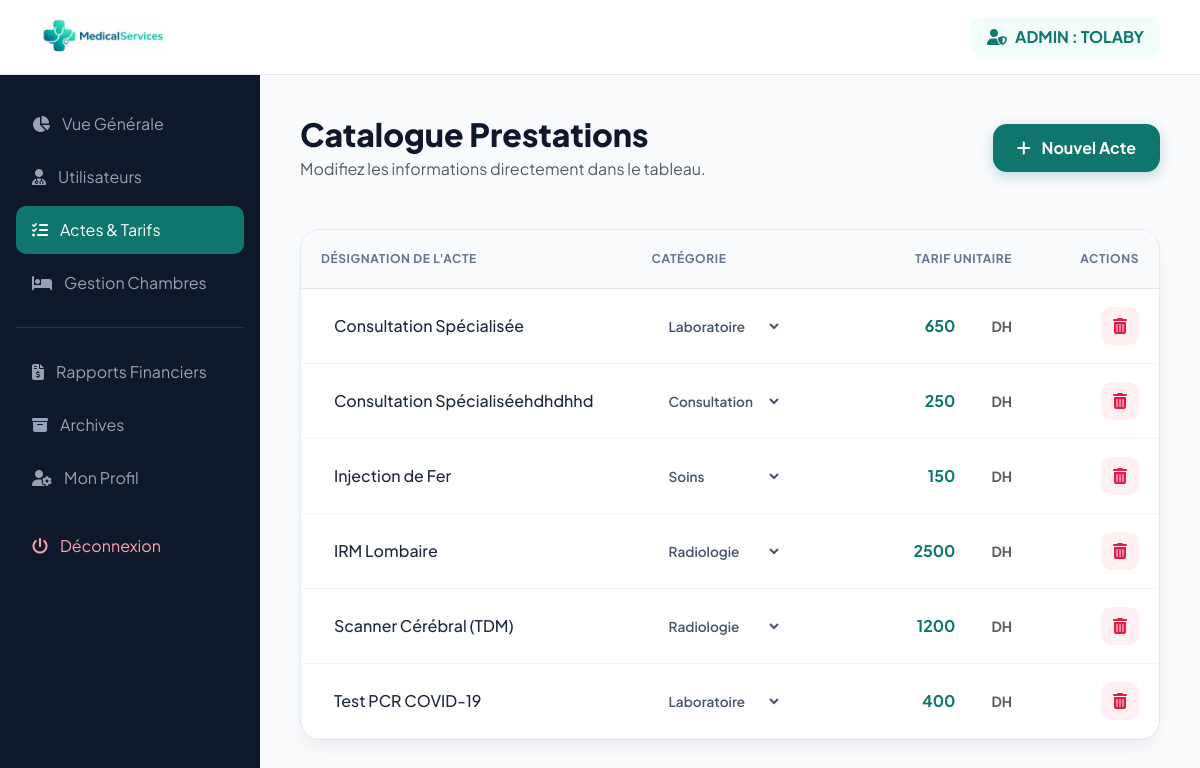
The app's page /connexion_admin/prestations.php (signed in) with its own data.
### tables this page shows
CREATE TABLE `utilisateurs` (
  `id_user` int(11) NOT NULL,
  `cin` varchar(255) NOT NULL,
  `matricule` varchar(255) NOT NULL,
  `nom` varchar(50) DEFAULT NULL,
  `prenom` varchar(50) DEFAULT NULL,
  `email` varchar(50) DEFAULT NULL,
  `mot_de_passe` varchar(255) DEFAULT NULL,
  `telephone` int(11) NOT NULL,
  `adresse` text NOT NULL,
  `photo` varchar(255) NOT NULL DEFAULT '''default_avatar.png''',
  `role` enum('infirmier','admin','medecin','secretaire') DEFAULT NULL,
  `specialite` varchar(255) NOT NULL DEFAULT 'Généraliste',
  `statut_compte` enum('actif','suspendu','conge') NOT NULL,
  `date_embauche` date NOT NULL DEFAULT current_timestamp(),
  `derniere_connexion` datetime DEFAULT NULL,
  `created_at` timestamp NOT NULL DEFAULT current_timestamp()
);

CREATE TABLE `prestations` (
  `id_prestation` int(11) NOT NULL,
  `nom_prestation` varchar(255) NOT NULL,
  `categorie` varchar(255) NOT NULL,
  `prix_unitaire` decimal(10,0) NOT NULL
);

### connexion_admin/prestations.php (the view, shortened to what this page needs)
<?php
include("../config/connexion.php");
$user_id = $_SESSION['user_id'];
$stmt_admin = $pdo->prepare("SELECT nom, prenom FROM utilisateurs WHERE id_user = ?");
$stmt_admin->execute([$user_id]);
$admin = $stmt_admin->fetch(PDO::FETCH_ASSOC);
$stmt = $pdo->query("SELECT * FROM prestations ORDER BY nom_prestation ASC");
$prestations = $stmt->fetchAll(PDO::FETCH_ASSOC);
?>
<!DOCTYPE html>
<html lang="fr">
<head>
    <link rel="stylesheet" href="https://cdnjs.cloudflare.com/ajax/libs/font-awesome/6.5.0/css/all.min.css">
    <link href="https://cdn.jsdelivr.net/npm/bootstrap@5.3.2/dist/css/bootstrap.min.css" rel="stylesheet">
</head>
<body>
<header>
    <img src="../images/logo_app2.png" alt="Logo" style="height: 40px;">
    <div style="background: #f0fdfa; color: var(--primary); padding: 8px 16px; border-radius: 12px; font-weight: 700;">
        <i class="fa-solid fa-user-shield me-2"></i>ADMIN : <?= strtoupper($admin['nom']) ?>
    </div>
</header>
<aside class="sidebar">
        <a href="dashboard_admin.php"><i class="fa-solid fa-chart-pie"></i> Vue Générale</a>
        <a href="utilisateurs.php"><i class="fa-solid fa-user-md"></i> Utilisateurs</a>
        <a href="prestations.php" class="active"><i class="fa-solid fa-list-check"></i> Actes & Tarifs</a>
        <a href="../chambres/gestion_chambres.php"><i class="fa-solid fa-bed"></i> Gestion Chambres</a>
        <div style="height: 1px; background: rgba(255,255,255,0.1); margin: 20px 0;"></div>
        <a href="facturation_list.php"><i class="fa-solid fa-file-invoice-dollar"></i> Rapports Financiers</a>
         <a href="archives.php">
            <i class="fa-solid fa-box-archive"></i> Archives
        </a>
        <a href="profil.php" class="<?= basename($_SERVER['PHP_SELF']) == 'profil.php' ? 'active' : '' ?>">
        <i class="fa-solid fa-user-gear"></i> Mon Profil
        </a>
        <a href="../connexio_utilisateur/login.php" style="color: #fda4af; margin-top: 20px;"><i class="fa-solid fa-power-off"></i> Déconnexion</a>
    </aside>
<div class="main-wrapper">
    <main class="content-container">
        <div class="d-flex justify-content-between align-items-center mb-5">
            <div>
                <h2 style="font-weight: 800; color: #0f172a; margin-bottom: 4px;">Catalogue Prestations</h2>
                <p class="text-muted mb-0">Modifiez les informations directement dans le tableau.</p>
            </div>
            <a href="ajouter_prestation.php" class="btn-add-modern">
                <i class="fa-solid fa-plus me-2"></i> Nouvel Acte
            </a>
        </div>
        <div class="table-card">
            <table class="table table-borderless mb-0">
                <thead>
                    <tr>
                        <th style="width: 40%">Désignation de l'acte</th>
                        <th style="width: 25%">Catégorie</th>
                        <th style="width: 20%" class="text-end">Tarif Unitaire</th>
                        <th style="width: 15%" class="text-end">Actions</th>
                    </tr>
                </thead>
                <tbody>
                    <?php foreach($prestations as $p): ?>
                    <tr id="row-<?= $p['id_prestation'] ?>">
                        <td>
                            <input type="text" class="inline-input item-nom" value="<?= htmlspecialchars($p['nom_prestation']) ?>" data-id="<?= $p['id_prestation'] ?>">
                        </td>
                        <td>
                            <select class="inline-input cat-select item-cat" data-id="<?= $p['id_prestation'] ?>">
                                <option value="Consultation" <?= $p['categorie']=='Consultation'?'selected':'' ?>>Consultation</option>
                                <option value="Laboratoire" <?= $p['categorie']=='Laboratoire'?'selected':'' ?>>Laboratoire</option>
                                <option value="Radiologie" <?= $p['categorie']=='Radiologie'?'selected':'' ?>>Radiologie</option>
                                <option value="Soins" <?= $p['categorie']=='Soins'?'selected':'' ?>>Soins</option>
                            </select>
                        </td>
                        <td class="text-end">
                            <div class="d-flex align-items-center justify-content-end">
                                <input type="number" step="0.01" class="inline-input price-input item-prix" value="<?= $p['prix_unitaire'] ?>" data-id="<?= $p['id_prestation'] ?>">
                                <span class="ms-2 fw-bold text-muted small">DH</span>
                            </div>
                        </td>
                        <td class="text-end">
                            <button class="action-btn delete-btn" onclick="confirmDelete(<?= $p['id_prestation'] ?>)" title="Supprimer">
                                <i class="fa-solid fa-trash-can"></i>
                            </button>
                        </td>
                    </tr>
                    <?php endforeach; ?>
                </tbody>
            </table>
        </div>
    </main>
</div>
</body>
</html>

### connexion_admin/prestations.php (style rules this page uses)
:root { --primary: #0f766e; --sidebar-bg: #0f172a; --bg-body: #f8fafc; --border-color: #e2e8f0; }
body { background: var(--bg-body); font-family: 'Plus Jakarta Sans', sans-serif; display: flex; min-height: 100vh; }
header { background: #ffffff; padding: 0 40px; height: 75px; display: flex; justify-content: space-between; align-items: center; border-bottom: 1px solid var(--border-color); position: fixed; width: 100%; top: 0; z-index: 1050; }
.sidebar { width: 260px; background: var(--sidebar-bg); height: 100vh; position: fixed; top: 0; padding: 100px 16px 24px; z-index: 1000; }
.sidebar a { display: flex; align-items: center; gap: 12px; color: #94a3b8; text-decoration: none; padding: 12px 16px; border-radius: 10px; margin-bottom: 5px; transition: 0.3s; }
.sidebar a:hover, .sidebar a.active { background: var(--primary); color: #ffffff; }
.main-wrapper { flex: 1; margin-left: 260px; padding-top: 75px; }
.content-container { padding: 40px; }
.table-card { background: white; border-radius: 20px; border: 1px solid var(--border-color); box-shadow: 0 10px 15px -3px rgba(0,0,0,0.05); overflow: hidden; }
.table thead th { background: #f8fafc; padding: 20px; font-size: 0.75rem; text-transform: uppercase; letter-spacing: 0.05em; color: #64748b; border-bottom: 1px solid var(--border-color); }
.table tbody td { padding: 16px 20px; vertical-align: middle; border-bottom: 1px solid #f1f5f9; }
.inline-input { border: 1px solid transparent; background: transparent; padding: 8px 12px; font-weight: 500; width: 100%; transition: all 0.2s; color: #1e293b; border-radius: 8px; }
.price-input { color: var(--primary) !important; font-weight: 700 !important; width: 120px; text-align: right; }
.cat-select { font-size: 0.85rem; font-weight: 600; color: #475569; width: auto; }
.action-btn { width: 38px; height: 38px; border-radius: 10px; display: inline-flex; align-items: center; justify-content: center; border: none; transition: all 0.2s; cursor: pointer; }
.delete-btn { background: #fff1f2; color: #e11d48; }
.btn-add-modern { background: var(--primary); color: white; padding: 12px 24px; border-radius: 14px; font-weight: 700; text-decoration: none; box-shadow: 0 4px 12px rgba(15, 118, 110, 0.25); transition: 0.3s; }

### records on screen
utilisateurs: nom "TOLABY"
prestations: nom_prestation "Consultation Spécialisée", categorie+id_prestation "Laboratoire", prix_unitaire "650"
prestations: nom_prestation "Consultation Spécialiséehdhdhhd", categorie+id_prestation "Consultation", prix_unitaire "250"
prestations: nom_prestation "Injection de Fer", categorie+id_prestation "Soins", prix_unitaire "150"
prestations: nom_prestation "IRM Lombaire", categorie+id_prestation "Radiologie", prix_unitaire "2500"
prestations: nom_prestation "Scanner Cérébral (TDM)", categorie+id_prestation "Radiologie", prix_unitaire "1200"
prestations: nom_prestation "Test PCR COVID-19", categorie+id_prestation "Laboratoire", prix_unitaire "400"
